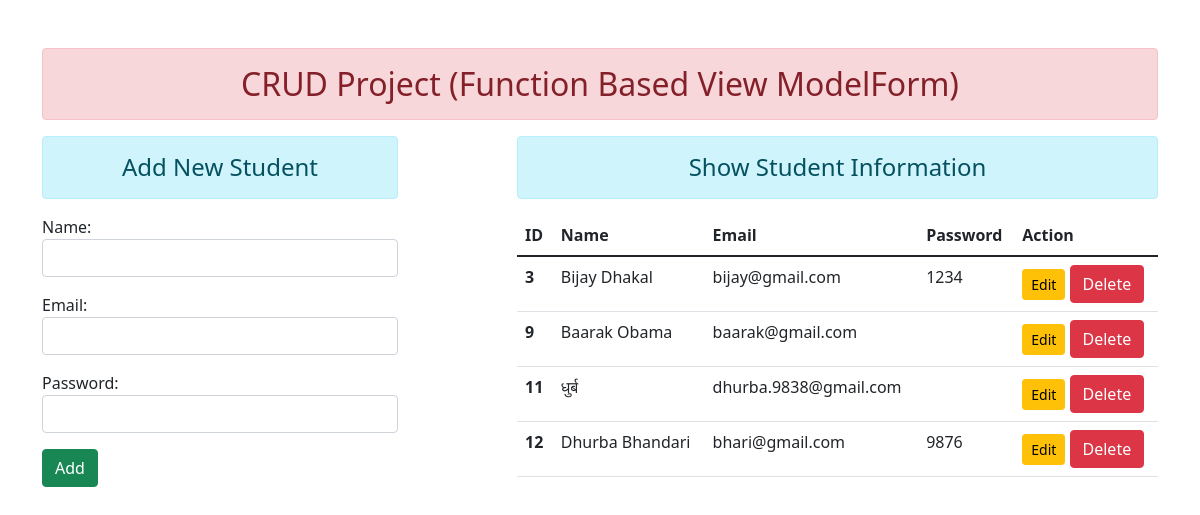
The page / on the database its author committed.
### enroll/models.py (models this page shows)
class User(models.Model):
    name=models.CharField(max_length=100)
    email=models.EmailField(max_length=100)
    password=models.CharField(max_length=100)

### enroll/views.py (the view)
# urls.py: path('',views.add_show,name='addandshow'),
def add_show(request):
    if request.method=='POST':
        fm=StudentRegistration(request.POST)
        if fm.is_valid():
            nm=fm.cleaned_data['name']
            em=fm.cleaned_data['email']
            reg=User(name=nm, email=em)
            reg.save()
            fm= StudentRegistration()
    else:
        fm=StudentRegistration()
    stud=User.objects.all()
    return render(request,'enroll/addandshow.html',{'form':fm, 'stu':stud})

### enroll/form.py
class StudentRegistration(forms.ModelForm):
    class Meta:
        model=User
        fields=['name','email','password']
        widgets={
            'name':forms.TextInput(attrs={'class':'form-control'}),
            'email':forms.EmailInput(attrs={'class':'form-control'}),
            'password':forms.PasswordInput(render_value=True, attrs={'class':'form-control'}),
        }

### enroll/templates/enroll/addandshow.html (shortened to what this page needs)
{% extends 'enroll/base.html' %}
{% block content %}
<div class="row">
    <div class="col-sm-4">
        <h4 class="text-center alert alert-info">Add New Student</h4>
        <form action=" " method="POST">
            {{form.as_p}}
            <input type="submit" class="btn btn-success" value="Add">
        </form>
    </div>
    <div class="col-sm-7 offset-1">
        <h4 class="text-center alert alert-info">Show Student Information </h4>
        {% if stu %}
            <table class="table table-hover">
                <thead>
                <tr>
                    <th scope="col">ID</th>
                    <th scope="col">Name</th>
                    <th scope="col">Email</th>
                    <th scope="col">Password</th>
                    <th scope="col">Action</th>
                </tr>
                </thead>
                <tbody>
                    {% for st in stu %}
                        <tr>
                            <th scope="row">{{st.id}}</th>
                            <td>{{st.name}}</td>
                            <td>{{st.email}}</td>
                            <td>{{st.password}}</td>
                            <td>
                                <a href="{% url 'updatedata' st.id %}" class="btn btn-warning btn-sm">Edit</a>
                                <form action="{% url 'deletedata' st.id %}" method="post" class="d-inline">
                                    <input type="submit" class="btn btn-danger" value="Delete">
                                </form>
                            </td>
                        </tr>
                        {% endfor %}
                  </tbody>
            </table>
        {% else %}
        <h4 class="text-center alert alert-warning">No Records</h4>
        {% endif %}
    </div>
</div>
{% endblock content %}

### enroll/templates/enroll/base.html (shortened to what this page needs)
<!DOCTYPE html>
{% load static %}
<html lang="en">
<head>
    <link rel="stylesheet" href="{% static 'enroll/css/bootstrap.css' %}">
</head>
<body>
<div class="container mt-5">
<h2 class="text-center alert alert-danger">CRUD Project (Function Based View ModelForm) </h2>
{% block content %} {% endblock content%}
</div>
</body>
</html>

### rows shown on the page
User: id "3", name "Bijay Dhakal", email "bijay@gmail.com", password "1234"
User: id "9", name "Baarak Obama", email "baarak@gmail.com"
User: id "11", name "धुर्ब", email "dhurba.9838@gmail.com"
User: id "12", name "Dhurba Bhandari", email "bhari@gmail.com", password "9876"
